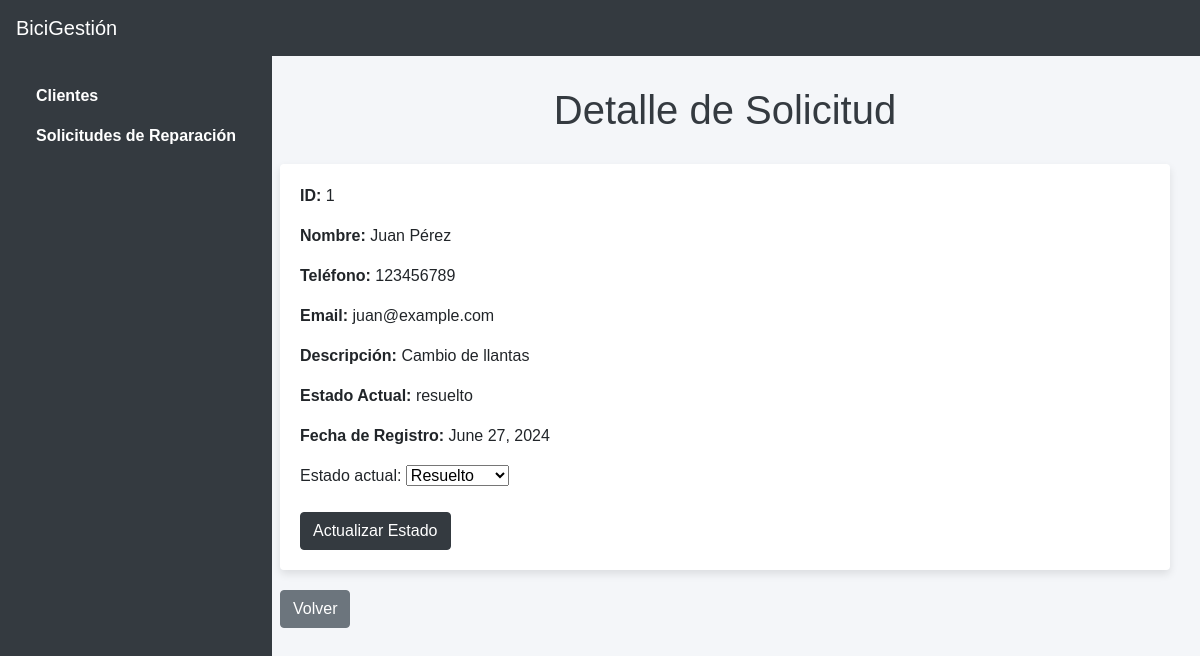
The app's page /solicitud/1/ with its own data.
### mainapp/models.py (models this page shows, shortened)
class Solicitud(models.Model):
    ESTADO_CHOICES = [
        ('pendiente', 'Pendiente'),
        ('resuelto', 'Resuelto'),
        ('rechazado', 'Rechazado'),
    ]
    cliente = models.ForeignKey(Cliente, on_delete=models.CASCADE)
    descripcion = models.TextField()
    estado_actual = models.CharField(max_length=10, choices=ESTADO_CHOICES)
    fecha_registro = models.DateField(auto_now_add=True)

class Cliente(models.Model):
    nombre = models.CharField(max_length=100)
    telefono = models.CharField(max_length=20)
    email = models.EmailField()

### mainapp/views.py (the view)
# urls.py: path('solicitud/<int:solicitud_id>/', views.detalle_solicitud, name='detalle_solicitud'),
def detalle_solicitud(request, solicitud_id):
    solicitud = get_object_or_404(Solicitud, id=solicitud_id)
    if request.method == 'POST':
        form = ConfirmarSolicitudForm(request.POST, instance=solicitud)
        if form.is_valid():
            solicitud = form.save()
            if solicitud.estado_actual == 'resuelto':
                asunto = 'Confirmación de reparación'
                mensaje = f'Hola {solicitud.cliente.nombre},\n\nTu bicicleta puede ser reparada. Nos pondremos en contacto contigo pronto.'
            else:
                asunto = 'Rechazo de reparación'
                mensaje = f'Hola {solicitud.cliente.nombre},\n\nLamentamos informarte que tu bicicleta no puede ser reparada.'
            send_mail(asunto, mensaje, settings.E , [solicitud.cliente.email], fail_silently=False)
            return redirect('solicitudes')
    else:
        form = ConfirmarSolicitudForm(instance=solicitud)
    return render(request, 'detalle_solicitud.html', {'solicitud': solicitud, 'form': form})

### mainapp/forms.py
class ConfirmarSolicitudForm(forms.ModelForm):
    class Meta:
        model = Solicitud
        fields = ['estado_actual']

### mainapp/templates/detalle_solicitud.html (shortened to what this page needs)
<!DOCTYPE html>
<html>
<head>
    <link href="https://stackpath.bootstrapcdn.com/bootstrap/4.5.2/css/bootstrap.min.css" rel="stylesheet">
</head>
<body>
    <nav class="navbar navbar-expand-lg">
        <a class="navbar-brand" href="#">BiciGestión</a>
    </nav>
    <div class="sidebar">
        <nav class="nav flex-column">
            <a class="nav-link" href="{% url 'clientes' %}">Clientes</a>
            <a class="nav-link" href="{% url 'solicitudes' %}">Solicitudes de Reparación</a>
        </nav>
    </div>
    <div class="content">
        <h1>Detalle de Solicitud</h1>
        <div class="card">
            <p><strong>ID:</strong> {{ solicitud.id }}</p>
            <p><strong>Nombre:</strong> {{ solicitud.cliente.nombre }}</p>
            <p><strong>Teléfono:</strong> {{ solicitud.cliente.telefono }}</p>
            <p><strong>Email:</strong> {{ solicitud.cliente.email }}</p>
            <p><strong>Descripción:</strong> {{ solicitud.descripcion }}</p>
            <p><strong>Estado Actual:</strong> {{ solicitud.estado_actual }}</p>
            <p><strong>Fecha de Registro:</strong> {{ solicitud.fecha_registro }}</p>
            <form method="post">
                {{ form.as_p }}
                <button type="submit" class="btn btn-primary">Actualizar Estado</button>
            </form>
        </div>
        <a class="btn btn-secondary" href="{% url 'solicitudes' %}">Volver</a>
    </div>
</body>
</html>

### mainapp/templates/detalle_solicitud.html (style rules this page uses)
body { background-color: #f4f6f9; font-family: 'Arial', sans-serif; }
.navbar { background-color: #343a40; }
.navbar-brand, .nav-link { color: #ffffff !important; }
.sidebar { height: 100vh; background-color: #343a40; padding: 20px; position: fixed; }
.sidebar .nav-link { color: #ffffff !important; font-weight: bold; }
.content { margin-left: 250px; padding: 30px; }
h1 { color: #343a40; text-align: center; margin-bottom: 30px; }
.card { background-color: #ffffff; box-shadow: 0 4px 8px rgba(0, 0, 0, 0.1); border: none; padding: 20px; margin-bottom: 20px; }
.btn-primary { background-color: #343a40; border-color: #343a40; }

### records on screen
Solicitud: id "1", cliente.nombre "Juan Pérez", cliente.telefono "123456789", cliente.email "juan@example.com", descripcion "Cambio de llantas", estado_actual "resuelto", fecha_registro "June 27, 2024", estado_actual "Resuelto"
